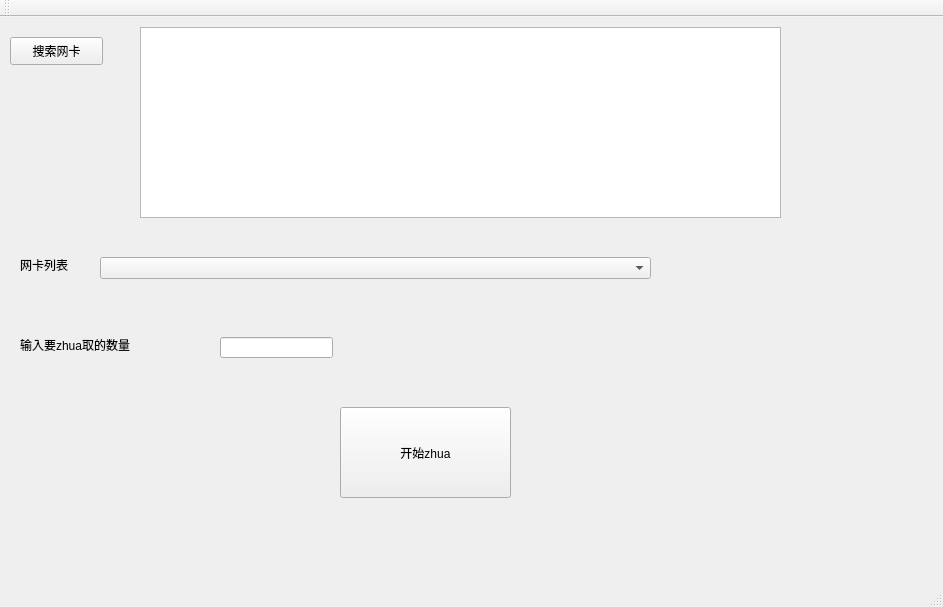
<?xml version="1.0" encoding="UTF-8"?>
<ui version="4.0">
 <class>MainWindow</class>
 <widget class="QMainWindow" name="MainWindow">
  <property name="geometry">
   <rect>
    <x>0</x>
    <y>0</y>
    <width>943</width>
    <height>607</height>
   </rect>
  </property>
  <property name="windowTitle">
   <string>MainWindow</string>
  </property>
  <widget class="QWidget" name="centralWidget">
   <widget class="QPushButton" name="pushButton_card">
    <property name="geometry">
     <rect>
      <x>10</x>
      <y>20</y>
      <width>93</width>
      <height>28</height>
     </rect>
    </property>
    <property name="text">
     <string>搜索网卡</string>
    </property>
   </widget>
   <widget class="QTextBrowser" name="Showcard">
    <property name="geometry">
     <rect>
      <x>140</x>
      <y>10</y>
      <width>641</width>
      <height>191</height>
     </rect>
    </property>
   </widget>
   <widget class="QComboBox" name="comboBox">
    <property name="geometry">
     <rect>
      <x>100</x>
      <y>240</y>
      <width>551</width>
      <height>22</height>
     </rect>
    </property>
   </widget>
   <widget class="QLabel" name="label">
    <property name="geometry">
     <rect>
      <x>20</x>
      <y>240</y>
      <width>72</width>
      <height>15</height>
     </rect>
    </property>
    <property name="text">
     <string>网卡列表</string>
    </property>
   </widget>
   <widget class="QPushButton" name="start">
    <property name="geometry">
     <rect>
      <x>340</x>
      <y>390</y>
      <width>171</width>
      <height>91</height>
     </rect>
    </property>
    <property name="text">
     <string>开始zhua</string>
    </property>
   </widget>
   <widget class="QLabel" name="label_2">
    <property name="geometry">
     <rect>
      <x>20</x>
      <y>320</y>
      <width>141</width>
      <height>16</height>
     </rect>
    </property>
    <property name="text">
     <string>输入要zhua取的数量</string>
    </property>
   </widget>
   <widget class="QLineEdit" name="lineEdit">
    <property name="geometry">
     <rect>
      <x>220</x>
      <y>320</y>
      <width>113</width>
      <height>21</height>
     </rect>
    </property>
   </widget>
  </widget>
  <widget class="QMenuBar" name="menuBar">
   <property name="geometry">
    <rect>
     <x>0</x>
     <y>0</y>
     <width>943</width>
     <height>26</height>
    </rect>
   </property>
  </widget>
  <widget class="QToolBar" name="mainToolBar">
   <attribute name="toolBarArea">
    <enum>TopToolBarArea</enum>
   </attribute>
   <attribute name="toolBarBreak">
    <bool>false</bool>
   </attribute>
  </widget>
  <widget class="QStatusBar" name="statusBar"/>
 </widget>
 <layoutdefault spacing="6" margin="11"/>
 <resources/>
 <connections/>
</ui>
